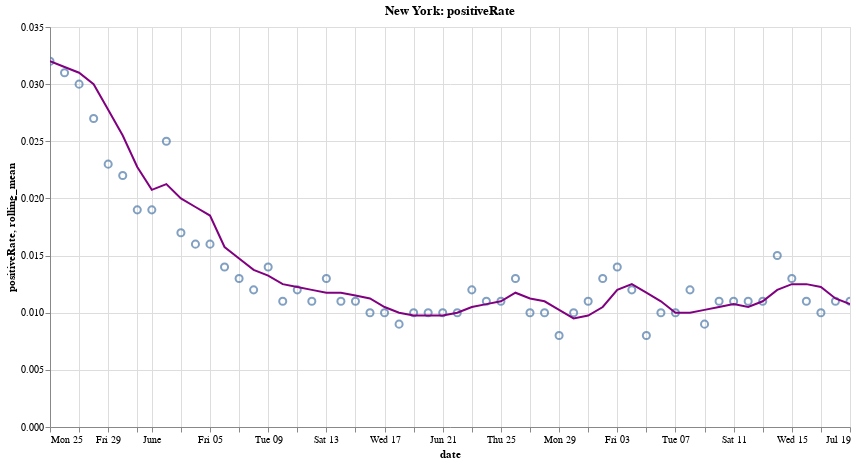

The code cell stored with this chart in its notebook:
### Code cell
create_plot(ny, 'positiveRate')

### Figure 1 — Vega-Lite specification as saved in the notebook (floating-point values rounded to 4 significant figures)
{"config": {"view": {"continuousWidth": 400, "continuousHeight": 300}}, "layer": [{"mark": {"type": "point", "size": 50}, "encoding": {"tooltip": [{"type": "temporal", "field": "date"}, {"type": "quantitative", "field": "positiveRate"}], "x": {"type": "temporal", "field": "date"}, "y": {"type": "quantitative", "field": "positiveRate"}}, "height": 400, "selection": {"selector005": {"type": "interval", "bind": "scales", "encodings": ["x", "y"]}}, "title": "New York: positiveRate", "width": 800}, {"mark": {"type": "line", "color": "purple", "size": 2}, "encoding": {"x": {"type": "temporal", "field": "date"}, "y": {"type": "quantitative", "field": "rolling_mean"}}, "transform": [{"window": [{"op": "mean", "field": "positiveRate", "as": "rolling_mean"}], "frame": [0, 3]}]}], "data": {"name": "data-3603cff2c47dac149d7d56f31dc97857"}, "$schema": "https://vega.github.io/schema/vega-lite/v4.8.1.json", "datasets": {"data-3603cff2c47dac149d7d56f31dc97857": [{"date": "2020-07-19T00:00:00", "totalTestResultsIncrease": 46200.0, "positiveIncrease": 502.0, "death": 25050.0, "deathIncrease": 13.0, "positiveRate": 0.011, "state": "New York"}, {"date": "2020-07-18T00:00:00", "totalTestResultsIncrease": 69820.0, "positiveIncrease": 754.0, "death": 25040.0, "deathIncrease": 11.0, "positiveRate": 0.011, "state": "New York"}, {"date": "2020-07-17T00:00:00", "totalTestResultsIncrease": 78240.0, "positiveIncrease": 776.0, "death": 25020.0, "deathIncrease": 10.0, "positiveRate": 0.01, "state": "New York"}, {"date": "2020-07-16T00:00:00", "totalTestResultsIncrease": 72680.0, "positiveIncrease": 769.0, "death": 25010.0, "deathIncrease": 11.0, "positiveRate": 0.011, "state": "New York"}, {"date": "2020-07-15T00:00:00", "totalTestResultsIncrease": 63600.0, "positiveIncrease": 831.0, "death": 25000.0, "deathIncrease": 9.0, "positiveRate": 0.013, "state": "New York"}, {"date": "2020-07-14T00:00:00", "totalTestResultsIncrease": 60040.0, "positiveIncrease": 912.0, "death": 24990.0, "deathIncrease": 5.0, "positiveRate": 0.015, "state": "New York"}, {"date": "2020-07-13T00:00:00", "totalTestResultsIncrease": 51690.0, "positiveIncrease": 557.0, "death": 24990.0, "deathIncrease": 10.0, "positiveRate": 0.011, "state": "New York"}, {"date": "2020-07-12T00:00:00", "totalTestResultsIncrease": 62420.0, "positiveIncrease": 677.0, "death": 24980.0, "deathIncrease": 5.0, "positiveRate": 0.011, "state": "New York"}, {"date": "2020-07-11T00:00:00", "totalTestResultsIncrease": 69200.0, "positiveIncrease": 730.0, "death": 24970.0, "deathIncrease": 6.0, "positiveRate": 0.011, "state": "New York"}, {"date": "2020-07-10T00:00:00", "totalTestResultsIncrease": 73560.0, "positiveIncrease": 786.0, "death": 24970.0, "deathIncrease": 9.0, "positiveRate": 0.011, "state": "New York"}, {"date": "2020-07-09T00:00:00", "totalTestResultsIncrease": 65560.0, "positiveIncrease": 584.0, "death": 24960.0, "deathIncrease": 15.0, "positiveRate": 0.009, "state": "New York"}, {"date": "2020-07-08T00:00:00", "totalTestResultsIncrease": 57580.0, "positiveIncrease": 692.0, "death": 24940.0, "deathIncrease": 20.0, "positiveRate": 0.012, "state": "New York"}, {"date": "2020-07-07T00:00:00", "totalTestResultsIncrease": 56740.0, "positiveIncrease": 588.0, "death": 24920.0, "deathIncrease": 11.0, "positiveRate": 0.01, "state": "New York"}, {"date": "2020-07-06T00:00:00", "totalTestResultsIncrease": 54330.0, "positiveIncrease": 518.0, "death": 24910.0, "deathIncrease": 9.0, "positiveRate": 0.01, "state": "New York"}, {"date": "2020-07-05T00:00:00", "totalTestResultsIncrease": 63420.0, "positiveIncrease": 533.0, "death": 24900.0, "deathIncrease": 8.0, "positiveRate": 0.008, "state": "New York"}, {"date": "2020-07-04T00:00:00", "totalTestResultsIncrease": 62400.0, "positiveIncrease": 726.0, "death": 24900.0, "deathIncrease": 11.0, "positiveRate": 0.012, "state": "New York"}, {"date": "2020-07-03T00:00:00", "totalTestResultsIncrease": 66390.0, "positiveIncrease": 918.0, "death": 24880.0, "deathIncrease": 8.0, "positiveRate": 0.014, "state": "New York"}, {"date": "2020-07-02T00:00:00", "totalTestResultsIncrease": 69940.0, "positiveIncrease": 875.0, "death": 24880.0, "deathIncrease": 11.0, "positiveRate": 0.013, "state": "New York"}, {"date": "2020-07-01T00:00:00", "totalTestResultsIncrease": 56710.0, "positiveIncrease": 625.0, "death": 24870.0, "deathIncrease": 11.0, "positiveRate": 0.011, "state": "New York"}, {"date": "2020-06-30T00:00:00", "totalTestResultsIncrease": 52020.0, "positiveIncrease": 524.0, "death": 24860.0, "deathIncrease": 13.0, "positiveRate": 0.01, "state": "New York"}, {"date": "2020-06-29T00:00:00", "totalTestResultsIncrease": 46430.0, "positiveIncrease": 391.0, "death": 24840.0, "deathIncrease": 7.0, "positiveRate": 0.008, "state": "New York"}, {"date": "2020-06-28T00:00:00", "totalTestResultsIncrease": 61910.0, "positiveIncrease": 616.0, "death": 24840.0, "deathIncrease": 5.0, "positiveRate": 0.01, "state": "New York"}, {"date": "2020-06-27T00:00:00", "totalTestResultsIncrease": 73260.0, "positiveIncrease": 703.0, "death": 24830.0, "deathIncrease": 16.0, "positiveRate": 0.01, "state": "New York"}, {"date": "2020-06-26T00:00:00", "totalTestResultsIncrease": 61720.0, "positiveIncrease": 805.0, "death": 24810.0, "deathIncrease": 14.0, "positiveRate": 0.013, "state": "New York"}, {"date": "2020-06-25T00:00:00", "totalTestResultsIncrease": 67640.0, "positiveIncrease": 749.0, "death": 24800.0, "deathIncrease": 18.0, "positiveRate": 0.011, "state": "New York"}, {"date": "2020-06-24T00:00:00", "totalTestResultsIncrease": 51140.0, "positiveIncrease": 581.0, "death": 24780.0, "deathIncrease": 16.0, "positiveRate": 0.011, "state": "New York"}, {"date": "2020-06-23T00:00:00", "totalTestResultsIncrease": 48710.0, "positiveIncrease": 597.0, "death": 24770.0, "deathIncrease": 27.0, "positiveRate": 0.012, "state": "New York"}, {"date": "2020-06-22T00:00:00", "totalTestResultsIncrease": 56780.0, "positiveIncrease": 552.0, "death": 24740.0, "deathIncrease": 14.0, "positiveRate": 0.01, "state": "New York"}, {"date": "2020-06-21T00:00:00", "totalTestResultsIncrease": 67530.0, "positiveIncrease": 664.0, "death": 24720.0, "deathIncrease": 15.0, "positiveRate": 0.01, "state": "New York"}, {"date": "2020-06-20T00:00:00", "totalTestResultsIncrease": 68830.0, "positiveIncrease": 716.0, "death": 24710.0, "deathIncrease": 24.0, "positiveRate": 0.01, "state": "New York"}, {"date": "2020-06-19T00:00:00", "totalTestResultsIncrease": 79300.0, "positiveIncrease": 796.0, "death": 24690.0, "deathIncrease": 25.0, "positiveRate": 0.01, "state": "New York"}, {"date": "2020-06-18T00:00:00", "totalTestResultsIncrease": 68540.0, "positiveIncrease": 618.0, "death": 24660.0, "deathIncrease": 32.0, "positiveRate": 0.009, "state": "New York"}, {"date": "2020-06-17T00:00:00", "totalTestResultsIncrease": 59340.0, "positiveIncrease": 567.0, "death": 24630.0, "deathIncrease": 21.0, "positiveRate": 0.01, "state": "New York"}, {"date": "2020-06-16T00:00:00", "totalTestResultsIncrease": 60570.0, "positiveIncrease": 631.0, "death": 24610.0, "deathIncrease": 29.0, "positiveRate": 0.01, "state": "New York"}, {"date": "2020-06-15T00:00:00", "totalTestResultsIncrease": 56610.0, "positiveIncrease": 620.0, "death": 24580.0, "deathIncrease": 28.0, "positiveRate": 0.011, "state": "New York"}, {"date": "2020-06-14T00:00:00", "totalTestResultsIncrease": 62360.0, "positiveIncrease": 694.0, "death": 24550.0, "deathIncrease": 24.0, "positiveRate": 0.011, "state": "New York"}, {"date": "2020-06-13T00:00:00", "totalTestResultsIncrease": 70840.0, "positiveIncrease": 916.0, "death": 24530.0, "deathIncrease": 32.0, "positiveRate": 0.013, "state": "New York"}, {"date": "2020-06-12T00:00:00", "totalTestResultsIncrease": 72400.0, "positiveIncrease": 822.0, "death": 24500.0, "deathIncrease": 53.0, "positiveRate": 0.011, "state": "New York"}, {"date": "2020-06-11T00:00:00", "totalTestResultsIncrease": 60840.0, "positiveIncrease": 736.0, "death": 24440.0, "deathIncrease": 38.0, "positiveRate": 0.012, "state": "New York"}, {"date": "2020-06-10T00:00:00", "totalTestResultsIncrease": 62300.0, "positiveIncrease": 674.0, "death": 24400.0, "deathIncrease": 56.0, "positiveRate": 0.011, "state": "New York"}, {"date": "2020-06-09T00:00:00", "totalTestResultsIncrease": 49970.0, "positiveIncrease": 683.0, "death": 24350.0, "deathIncrease": 49.0, "positiveRate": 0.014, "state": "New York"}, {"date": "2020-06-08T00:00:00", "totalTestResultsIncrease": 58050.0, "positiveIncrease": 702.0, "death": 24300.0, "deathIncrease": 40.0, "positiveRate": 0.012, "state": "New York"}, {"date": "2020-06-07T00:00:00", "totalTestResultsIncrease": 60440.0, "positiveIncrease": 781.0, "death": 24260.0, "deathIncrease": 47.0, "positiveRate": 0.013, "state": "New York"}, {"date": "2020-06-06T00:00:00", "totalTestResultsIncrease": 77900.0, "positiveIncrease": 1108.0, "death": 24210.0, "deathIncrease": 37.0, "positiveRate": 0.014, "state": "New York"}, {"date": "2020-06-05T00:00:00", "totalTestResultsIncrease": 66480.0, "positiveIncrease": 1075.0, "death": 24180.0, "deathIncrease": 42.0, "positiveRate": 0.016, "state": "New York"}, {"date": "2020-06-04T00:00:00", "totalTestResultsIncrease": 63560.0, "positiveIncrease": 1048.0, "death": 24130.0, "deathIncrease": 54.0, "positiveRate": 0.016, "state": "New York"}, {"date": "2020-06-03T00:00:00", "totalTestResultsIncrease": 61640.0, "positiveIncrease": 1045.0, "death": 24080.0, "deathIncrease": 56.0, "positiveRate": 0.017, "state": "New York"}, {"date": "2020-06-02T00:00:00", "totalTestResultsIncrease": 54050.0, "positiveIncrease": 1329.0, "death": 24020.0, "deathIncrease": 64.0, "positiveRate": 0.025, "state": "New York"}, {"date": "2020-06-01T00:00:00", "totalTestResultsIncrease": 49950.0, "positiveIncrease": 941.0, "death": 23960.0, "deathIncrease": 54.0, "positiveRate": 0.019, "state": "New York"}, {"date": "2020-05-31T00:00:00", "totalTestResultsIncrease": 58440.0, "positiveIncrease": 1110.0, "death": 23900.0, "deathIncrease": 57.0, "positiveRate": 0.019, "state": "New York"}, {"date": "2020-05-30T00:00:00", "totalTestResultsIncrease": 61250.0, "positiveIncrease": 1376.0, "death": 23850.0, "deathIncrease": 68.0, "positiveRate": 0.022, "state": "New York"}, {"date": "2020-05-29T00:00:00", "totalTestResultsIncrease": 67340.0, "positiveIncrease": 1551.0, "death": 23780.0, "deathIncrease": 58.0, "positiveRate": 0.023, "state": "New York"}, {"date": "2020-05-28T00:00:00", "totalTestResultsIncrease": 65240.0, "positiveIncrease": 1768.0, "death": 23720.0, "deathIncrease": 79.0, "positiveRate": 0.027, "state": "New York"}, {"date": "2020-05-27T00:00:00", "totalTestResultsIncrease": 37420.0, "positiveIncrease": 1129.0, "death": 23640.0, "deathIncrease": 79.0, "positiveRate": 0.03, "state": "New York"}, {"date": "2020-05-26T00:00:00", "totalTestResultsIncrease": 34680.0, "positiveIncrease": 1072.0, "death": 23560.0, "deathIncrease": 76.0, "positiveRate": 0.031, "state": "New York"}, {"date": "2020-05-25T00:00:00", "totalTestResultsIncrease": 39620.0, "positiveIncrease": 1249.0, "death": 23490.0, "deathIncrease": 97.0, "positiveRate": 0.032, "state": "New York"}]}}
